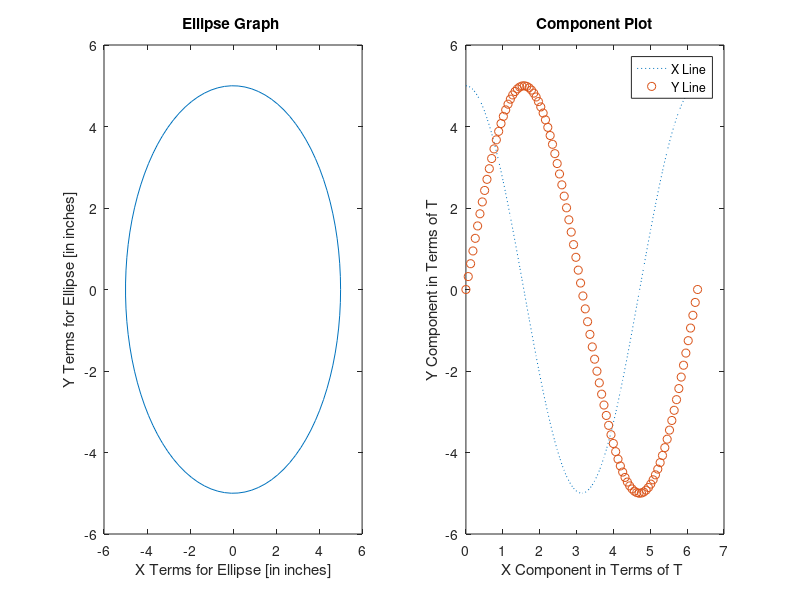

Source code (MATLAB):
%%  Homework Assignment 3
%   Gianna Foti 
%   EGR 101
%   Due Date 9/13/2022

clc 
clear 
format compact 

%% Definitions and Input 

a = input ('Enter a value for the radius of the x component: '); %prompting for a number [in inches]
b = input ('Enter a length for the radius of y component: '); %prompting for a number [in inches]
t = linspace (0,2*pi); %creating a boundary for t [in radians]

%% Finding the X and Y Values 

x = a*cos(t); %math equation to find x value
y = b*sin(t); %math equation to find y value 

%% Making Plots 

subplot(1,2,1) %second position plot 
plot (x,y) %making a plot 
xlabel ('X Terms for Ellipse [in inches]') %xlabel
ylabel ('Y Terms for Ellipse [in inches]') %ylabel 
title ('Ellipse Graph ') %title of first graph

subplot (1,2,2) %second position plot
plot (t,x, ':', t,y, 'o') %making the plot in terms of t 
xlabel ('X Component in Terms of T ') %xlabel
ylabel ('Y Component in Terms of T') %ylabel
legend('X Line','Y Line', 'location','best') %a legend to tell the two lines apart
title ('Component Plot') %title of the second graph 

%% Finding the Area of Ellipse 

A = pi*a*b; %finding the area of the ellipse based on the equation [in inches squared]

fprintf ('The area of the ellipse is %08.4f in inches^2 \n', A) %making a statement 



